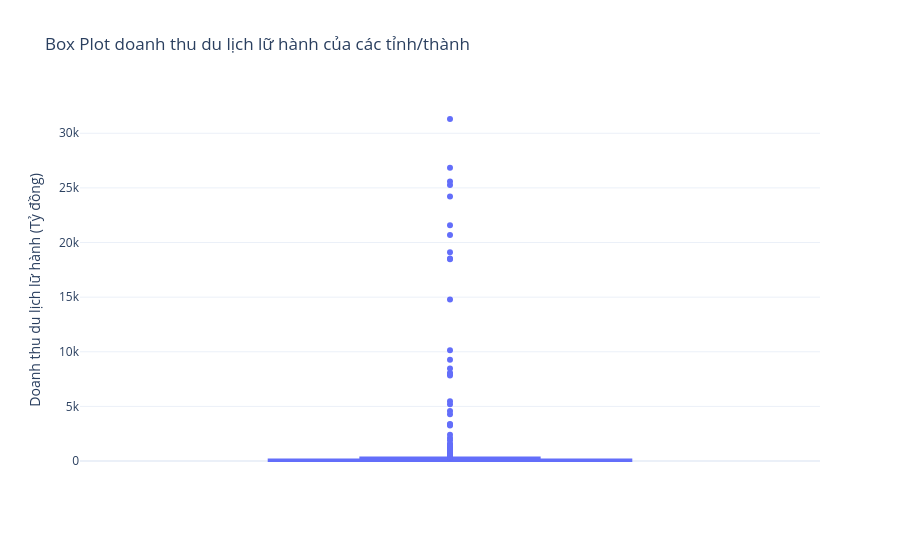

The notebook cell saved with this chart:
### Markdown cell above
## 3.2. Box Plot – Độ phân tán và giá trị ngoại lai

**Mục tiêu:** Quan sát trung vị, độ phân tán và các giá trị doanh thu cao vượt trội giữa các tỉnh/thành.

### Code cell
# =========================================================
# BIỂU ĐỒ 2 - BOX PLOT
# =========================================================

box_df = df_dia_phuong[
    df_dia_phuong["Cấp dữ liệu"] == "Tỉnh/thành"
].dropna(
    subset=["Doanh thu du lịch lữ hành (Tỷ đồng)"]
).copy()

fig2 = px.box(
    box_df,
    y="Doanh thu du lịch lữ hành (Tỷ đồng)",
    points="outliers",
    hover_data=["Địa phương", "Năm"],
    title="Box Plot doanh thu du lịch lữ hành của các tỉnh/thành",
    labels={
        "Doanh thu du lịch lữ hành (Tỷ đồng)": "Doanh thu (Tỷ đồng)"
    }
)

fig2.update_layout(
    yaxis_title="Doanh thu du lịch lữ hành (Tỷ đồng)",
    template="plotly_white"
)

file_fig2 = FIGURES / "02_doanh_thu_dia_phuong.png"
fig2.write_image(file_fig2, scale=2)

fig2.show()
print(f"Đã lưu: {file_fig2.resolve()}")

### Figure 1 — Plotly figure (JSON) as saved in the notebook; plotly's stock layout.template omitted (floating-point values rounded to 4 significant figures; data arrays with more than 128 entries replaced by an {"elided": "..."} marker saying what was removed)
{"data": [{"alignmentgroup": "True", "boxpoints": "outliers", "customdata": {"elided": "618x2 mixed values"}, "hovertemplate": "Doanh thu (Tỷ đồng)=%{y}<br>Địa phương=%{customdata[0]}<br>Năm=%{customdata[1]}<extra></extra>", "legendgroup": "", "marker": {"color": "#636efa"}, "name": "", "notched": false, "offsetgroup": "", "orientation": "v", "showlegend": false, "type": "box", "x0": " ", "xaxis": "x", "y": {"elided": "618 float values"}, "y0": " ", "yaxis": "y"}], "layout": {"boxmode": "group", "legend": {"tracegroupgap": 0}, "title": {"text": "Box Plot doanh thu du lịch lữ hành của các tỉnh/thành"}, "xaxis": {"anchor": "y", "domain": [0, 1]}, "yaxis": {"anchor": "x", "domain": [0, 1], "title": {"text": "Doanh thu du lịch lữ hành (Tỷ đồng)"}}}}
